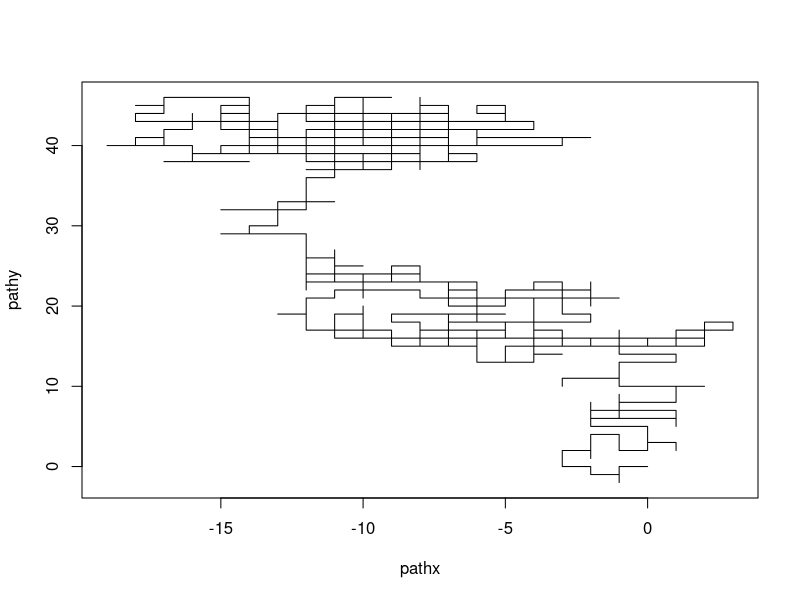
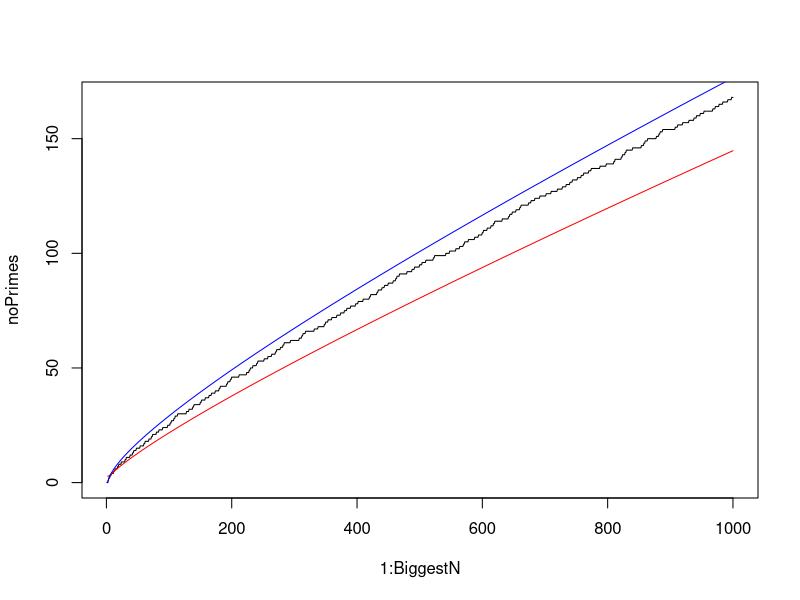
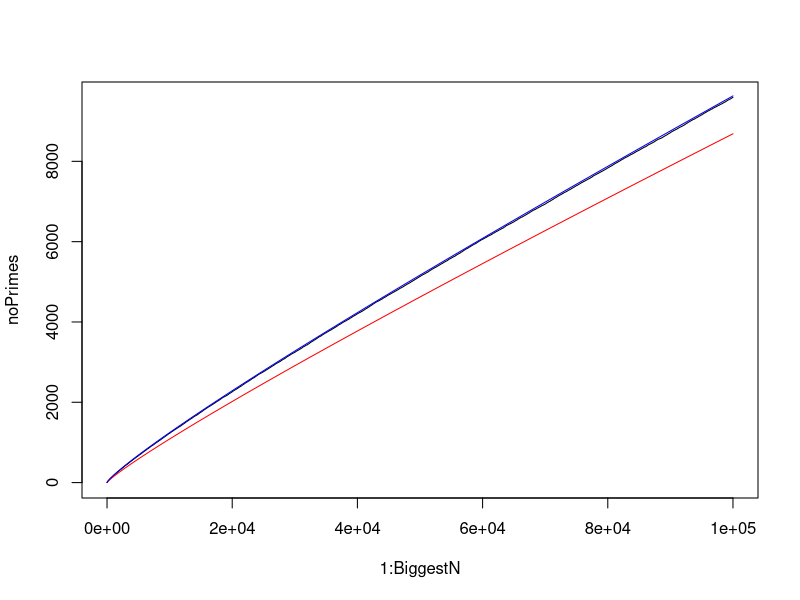

Reproduce these figures in R, in order.
library(MASS)

#Aufgabe 1

#sort by time
hills[order(hills$time, decreasing= TRUE), ]

#sort by dist, tiebreaker climb
hillstemp=hills
hillstemp=hillstemp[order(hillstemp$climb, decreasing= FALSE), ]
hillstemp=hillstemp[order(hillstemp$dist, decreasing= FALSE), ]
hillstemp

#sort by speed = dist/time
hills[order(hills$dist/hills$time, decreasing = TRUE), ]

#sort by name
hills[order(row.names(hills),decreasing = FALSE),]
hills[order(row.names(hills),decreasing = TRUE),]

#Aufgabe 2


roboSim= function(n, pos=c(0,0)){
  pathx=c(pos[1])
  pathy=c(pos[2])
  start= pos
  notSteppedOutFlag=TRUE
  for (x in 1:n){
    velx = sample(c(1,-1),1)
    vely = sample(c(1,-1),1)
    if (sample(c(0,1),1)==0){
      pos = pos + c(velx,0)
    }
    else{
      pos = pos+ c(0,vely)
    }
    pathx=append(pathx,pos[1])
    pathy=append(pathy,pos[2])
    
    if(notSteppedOutFlag&(abs(pos[1]-start[1])>10|abs(pos[2]-start[2])>10)){
      print(sprintf("Stepped out of 20x20 after %s Iterations",x))
      notSteppedOutFlag=FALSE
    }
  }
  pos
  #plot
  plot(pathx,pathy,type="l")
}

roboSim(1000)


#Aufgabe 3

#a)
fib.it=function(n){
  if(n<1)
    return(-1)
  a=-1
  b=1
  c=0
  for (x in 1:n){
    a=b
    b=c
    c=a+b
  }
  c
}
fib.it(30)
fib.it(40)
fib.it(50)
fib.it(51)/fib.it(50)
#ja, konvergiert gegen 1,61...


#b)

fib.lower=function(n){
  fibList = c()
  if(n<1)
    return(-1)
  a=-1
  b=1
  c=0
  while(TRUE){
    a=b
    b=c
    c=a+b
    if (c<n){
      fibList=append(fibList,c)
    } else {
      return(fibList)
    }
  }
  c
}
fib.lower(10)

#c)
fib.rek = function(n){
  if (n<1){
    return(-1)
  }
  if (n<3){
    return(1)
  }
  else {
    return(fib.rek(n-1)+fib.rek(n-2))
  }
}
fib.rek(30)


#Aufgabe 4
#a)

constructNumbers = function(n,base){
  string = rep("0",n)
  for (i in 1:length(base)^n){
    for (j in 1:n){
      string[j]=floor(i/(length(base)^(j-1)))%%length(base)
    }
    print(paste(rev(string), collapse = ""))
  }
}
constructNumbers(2,c(0,1,2,3,4))




revert = function(str, base){
  sum=0
  for (i in 1:nchar(str)){
    sum= sum+(match(substring(str,i,i),base)-1)*length(base)^(nchar(str)-i)
  }
  sum
}
revert("2100",0:9)


translate= function(str,frombase,tobase){
  val = revert(str,frombase)
  string=c()
  j=1
  while (!floor(val/(length(tobase)^(j-1)))==0) {
    string[j]=floor(val/(length(tobase)^(j-1)))%%length(tobase)
    j=j+1
  }
  return (paste(rev(string), collapse = ""))
}

translate("1111",0:1,0:9)




#Aufgabe 5
primesTo = function(n){
  
  primes = 2:n
  for (p in 2:max(2,floor(sqrt(n)))){
    if (primes[p-1]==0){
      next
    }
    if (2*p>=n){
      next
    }
    for (r in seq(from=2*p, to=n, by=p)){
      primes[r-1]=0
    }
  }
  primes= primes[which(!primes==0)]
  primes
}
primesTo(23)


pi= function(n){
  length(primesTo(n))
}



#data
actualVsApprox = function(BiggestN){
  primes = primesTo(BiggestN)
  noPrimes= c()
  j=1
  for (n in 1:BiggestN){
    while(j<=length(primes) && primes[j]<n){
      j=j+1
    }
    noPrimes= append(noPrimes,j-1)
  }
  
  plot(1:BiggestN,noPrimes,type="l")
  
  #gaussapprox
  g1= c()
  for (n in 1:BiggestN){
    g1= append(g1,n/log(n))
  }
  
  g2=c()
  for (n in 1:BiggestN){
    g2= append(g2,integrate(function(x){1/log(x)},2,max(2,n))$value)
  }
  
  lines(1:BiggestN, g1,col="red")
  lines(1:BiggestN, g2,col="blue")
}

actualVsApprox(1000)

actualVsApprox(100000)
